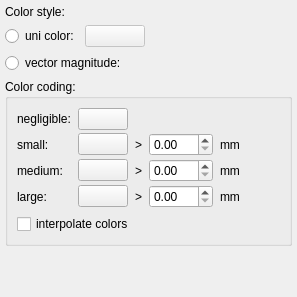
        <widget class="QWidget" name="tabViz">
         <attribute name="title">
          <string>Visualization</string>
         </attribute>
         <layout class="QVBoxLayout" name="verticalLayout_5">
          <property name="leftMargin">
           <number>5</number>
          </property>
          <property name="topMargin">
           <number>5</number>
          </property>
          <property name="rightMargin">
           <number>5</number>
          </property>
          <item>
           <layout class="QVBoxLayout" name="verticalLayout_7">
            <item>
             <widget class="QLabel" name="label_15">
              <property name="text">
               <string>Color style:</string>
              </property>
             </widget>
            </item>
            <item>
             <layout class="QHBoxLayout" name="horizontalLayout_8">
              <item>
               <widget class="QRadioButton" name="radioColorUni">
                <property name="text">
                 <string>uni color:</string>
                </property>
               </widget>
              </item>
              <item>
               <widget class="ctkColorPickerButton" name="btnUniColor">
                <property name="enabled">
                 <bool>false</bool>
                </property>
                <property name="minimumSize">
                 <size>
                  <width>60</width>
                  <height>0</height>
                 </size>
                </property>
                <property name="autoFillBackground">
                 <bool>false</bool>
                </property>
                <property name="text">
                 <string/>
                </property>
               </widget>
              </item>
              <item>
               <spacer name="horizontalSpacer_6">
                <property name="orientation">
                 <enum>Qt::Horizontal</enum>
                </property>
                <property name="sizeHint" stdset="0">
                 <size>
                  <width>40</width>
                  <height>20</height>
                 </size>
                </property>
               </spacer>
              </item>
             </layout>
            </item>
            <item>
             <widget class="QRadioButton" name="radioColorVecMag">
              <property name="text">
               <string>vector magnitude:</string>
              </property>
             </widget>
            </item>
            <item>
             <widget class="QGroupBox" name="groupColorCoding">
              <property name="title">
               <string>Color coding:</string>
              </property>
              <layout class="QVBoxLayout" name="verticalLayout_8">
               <item>
                <layout class="QGridLayout" name="gridLayout_3">
                 <property name="leftMargin">
                  <number>0</number>
                 </property>
                 <property name="rightMargin">
                  <number>0</number>
                 </property>
                 <property name="horizontalSpacing">
                  <number>7</number>
                 </property>
                 <property name="verticalSpacing">
                  <number>3</number>
                 </property>
                 <item row="3" column="7">
                  <spacer name="horizontalSpacer_4">
                   <property name="orientation">
                    <enum>Qt::Horizontal</enum>
                   </property>
                   <property name="sizeHint" stdset="0">
                    <size>
                     <width>40</width>
                     <height>20</height>
                    </size>
                   </property>
                  </spacer>
                 </item>
                 <item row="2" column="7">
                  <spacer name="horizontalSpacer_3">
                   <property name="orientation">
                    <enum>Qt::Horizontal</enum>
                   </property>
                   <property name="sizeHint" stdset="0">
                    <size>
                     <width>40</width>
                     <height>20</height>
                    </size>
                   </property>
                  </spacer>
                 </item>
                 <item row="1" column="7">
                  <spacer name="horizontalSpacer_2">
                   <property name="orientation">
                    <enum>Qt::Horizontal</enum>
                   </property>
                   <property name="sizeHint" stdset="0">
                    <size>
                     <width>40</width>
                     <height>20</height>
                    </size>
                   </property>
                  </spacer>
                 </item>
                 <item row="0" column="7">
                  <spacer name="horizontalSpacer">
                   <property name="orientation">
                    <enum>Qt::Horizontal</enum>
                   </property>
                   <property name="sizeHint" stdset="0">
                    <size>
                     <width>40</width>
                     <height>20</height>
                    </size>
                   </property>
                  </spacer>
                 </item>
                 <item row="1" column="5">
                  <widget class="QLabel" name="label_29">
                   <property name="text">
                    <string>mm</string>
                   </property>
                  </widget>
                 </item>
                 <item row="1" column="1">
                  <widget class="QLabel" name="label_3">
                   <property name="text">
                    <string>small:</string>
                   </property>
                  </widget>
                 </item>
                 <item row="2" column="1">
                  <widget class="QLabel" name="label_2">
                   <property name="text">
                    <string>medium:</string>
                   </property>
                  </widget>
                 </item>
                 <item row="2" column="3">
                  <widget class="QLabel" name="labelVecMagMedium">
                   <property name="maximumSize">
                    <size>
                     <width>30</width>
                     <height>16777215</height>
                    </size>
                   </property>
                   <property name="text">
                    <string>&gt;</string>
                   </property>
                   <property name="alignment">
                    <set>Qt::AlignRight|Qt::AlignTrailing|Qt::AlignVCenter</set>
                   </property>
                  </widget>
                 </item>
                 <item row="1" column="4">
                  <widget class="QDoubleSpinBox" name="sbVecMagSmall">
                   <property name="maximum">
                    <double>999.000000000000000</double>
                   </property>
                   <property name="singleStep">
                    <double>0.100000000000000</double>
                   </property>
                  </widget>
                 </item>
                 <item row="3" column="4">
                  <widget class="QDoubleSpinBox" name="sbVecMagLarge">
                   <property name="maximum">
                    <double>999.000000000000000</double>
                   </property>
                  </widget>
                 </item>
                 <item row="3" column="1">
                  <widget class="QLabel" name="label_9">
                   <property name="text">
                    <string>large:</string>
                   </property>
                  </widget>
                 </item>
                 <item row="3" column="3">
                  <widget class="QLabel" name="labelVecMagLarge">
                   <property name="maximumSize">
                    <size>
                     <width>30</width>
                     <height>16777215</height>
                    </size>
                   </property>
                   <property name="text">
                    <string>&gt;</string>
                   </property>
                   <property name="alignment">
                    <set>Qt::AlignRight|Qt::AlignTrailing|Qt::AlignVCenter</set>
                   </property>
                  </widget>
                 </item>
                 <item row="3" column="5">
                  <widget class="QLabel" name="label_30">
                   <property name="text">
                    <string>mm</string>
                   </property>
                  </widget>
                 </item>
                 <item row="2" column="4">
                  <widget class="QDoubleSpinBox" name="sbVecMagMedium">
                   <property name="maximum">
                    <double>999.000000000000000</double>
                   </property>
                  </widget>
                 </item>
                 <item row="2" column="5">
                  <widget class="QLabel" name="label_31">
                   <property name="text">
                    <string>mm</string>
                   </property>
                  </widget>
                 </item>
                 <item row="1" column="3">
                  <widget class="QLabel" name="labelVecMagSmall">
                   <property name="maximumSize">
                    <size>
                     <width>30</width>
                     <height>16777215</height>
                    </size>
                   </property>
                   <property name="text">
                    <string>&gt;</string>
                   </property>
                   <property name="alignment">
                    <set>Qt::AlignRight|Qt::AlignTrailing|Qt::AlignVCenter</set>
                   </property>
                  </widget>
                 </item>
                 <item row="0" column="1">
                  <widget class="QLabel" name="label_6">
                   <property name="text">
                    <string>negligible:</string>
                   </property>
                  </widget>
                 </item>
                 <item row="3" column="2">
                  <widget class="ctkColorPickerButton" name="btnVecMagColorLarge">
                   <property name="minimumSize">
                    <size>
                     <width>50</width>
                     <height>0</height>
                    </size>
                   </property>
                   <property name="maximumSize">
                    <size>
                     <width>40</width>
                     <height>16777215</height>
                    </size>
                   </property>
                   <property name="text">
                    <string/>
                   </property>
                  </widget>
                 </item>
                 <item row="2" column="2">
                  <widget class="ctkColorPickerButton" name="btnVecMagColorMedium">
                   <property name="minimumSize">
                    <size>
                     <width>50</width>
                     <height>0</height>
                    </size>
                   </property>
                   <property name="maximumSize">
                    <size>
                     <width>40</width>
                     <height>16777215</height>
                    </size>
                   </property>
                   <property name="text">
                    <string/>
                   </property>
                  </widget>
                 </item>
                 <item row="1" column="2">
                  <widget class="ctkColorPickerButton" name="btnVecMagColorSmall">
                   <property name="minimumSize">
                    <size>
                     <width>50</width>
                     <height>0</height>
                    </size>
                   </property>
                   <property name="maximumSize">
                    <size>
                     <width>40</width>
                     <height>16777215</height>
                    </size>
                   </property>
                   <property name="text">
                    <string/>
                   </property>
                  </widget>
                 </item>
                 <item row="0" column="2">
                  <widget class="ctkColorPickerButton" name="btnVecMagColorNeg">
                   <property name="minimumSize">
                    <size>
                     <width>50</width>
                     <height>0</height>
                    </size>
                   </property>
                   <property name="maximumSize">
                    <size>
                     <width>40</width>
                     <height>16777215</height>
                    </size>
                   </property>
                   <property name="text">
                    <string/>
                   </property>
                  </widget>
                 </item>
                </layout>
               </item>
               <item>
                <widget class="QCheckBox" name="cbVevMagInterlolate">
                 <property name="text">
                  <string>interpolate colors</string>
                 </property>
                </widget>
               </item>
              </layout>
             </widget>
            </item>
           </layout>
          </item>
          <item>
           <spacer name="verticalSpacer_3">
            <property name="orientation">
             <enum>Qt::Vertical</enum>
            </property>
            <property name="sizeHint" stdset="0">
             <size>
              <width>20</width>
              <height>40</height>
             </size>
            </property>
           </spacer>
          </item>
         </layout>
        </widget>
